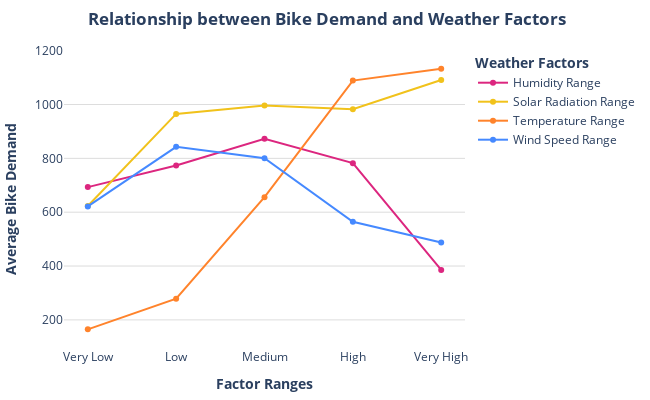

The code cell stored with this chart in its notebook:
### Markdown cell above
**Visualization 2: Impact of Weather Conditions on Bike Demand**

### Code cell
fig2.show()

### Figure 1 — Plotly figure (JSON) as saved in the notebook; plotly's stock layout.template omitted (floating-point values rounded to 4 significant figures)
{"data": [{"hovertemplate": "Factor=Humidity Range<br>Factor Range=%{x}<br>Average Bike Demand=%{y}<extra></extra>", "legendgroup": "Humidity Range", "line": {"color": "#DC267F", "dash": "solid"}, "marker": {"symbol": "circle"}, "mode": "lines+markers", "name": "Humidity Range", "orientation": "v", "showlegend": true, "type": "scatter", "x": ["Very Low", "Low", "Medium", "High", "Very High"], "xaxis": "x", "y": [693.2, 773.3, 873.0, 782.2, 385.5], "yaxis": "y"}, {"hovertemplate": "Factor=Solar Radiation Range<br>Factor Range=%{x}<br>Average Bike Demand=%{y}<extra></extra>", "legendgroup": "Solar Radiation Range", "line": {"color": "#F1C21B", "dash": "solid"}, "marker": {"symbol": "circle"}, "mode": "lines+markers", "name": "Solar Radiation Range", "orientation": "v", "showlegend": true, "type": "scatter", "x": ["Very Low", "Low", "Medium", "High", "Very High"], "xaxis": "x", "y": [623.0, 965.2, 996.1, 982.8, 1091.0], "yaxis": "y"}, {"hovertemplate": "Factor=Temperature Range<br>Factor Range=%{x}<br>Average Bike Demand=%{y}<extra></extra>", "legendgroup": "Temperature Range", "line": {"color": "#FF832B", "dash": "solid"}, "marker": {"symbol": "circle"}, "mode": "lines+markers", "name": "Temperature Range", "orientation": "v", "showlegend": true, "type": "scatter", "x": ["Very Low", "Low", "Medium", "High", "Very High"], "xaxis": "x", "y": [164.8, 278.7, 655.8, 1089.0, 1133.0], "yaxis": "y"}, {"hovertemplate": "Factor=Wind Speed Range<br>Factor Range=%{x}<br>Average Bike Demand=%{y}<extra></extra>", "legendgroup": "Wind Speed Range", "line": {"color": "#4589FF", "dash": "solid"}, "marker": {"symbol": "circle"}, "mode": "lines+markers", "name": "Wind Speed Range", "orientation": "v", "showlegend": true, "type": "scatter", "x": ["Very Low", "Low", "Medium", "High", "Very High"], "xaxis": "x", "y": [621.5, 842.7, 800.4, 564.3, 487.1], "yaxis": "y"}], "layout": {"height": 400, "legend": {"title": {"text": "<b>Weather Factors</b>"}, "tracegroupgap": 0}, "margin": {"b": 10, "l": 10, "r": 10, "t": 50}, "plot_bgcolor": "white", "title": {"text": "<b> Relationship between Bike Demand and Weather Factors", "x": 0.5}, "width": 650, "xaxis": {"anchor": "y", "categoryarray": ["Very Low", "Low", "Medium", "High", "Very High"], "categoryorder": "array", "domain": [0, 1], "title": {"text": "<b>Factor Ranges</b>"}}, "yaxis": {"anchor": "x", "domain": [0, 1], "gridcolor": "lightgray", "gridwidth": 0.8, "showgrid": true, "title": {"text": "<b>Average Bike Demand</b>"}}}}
